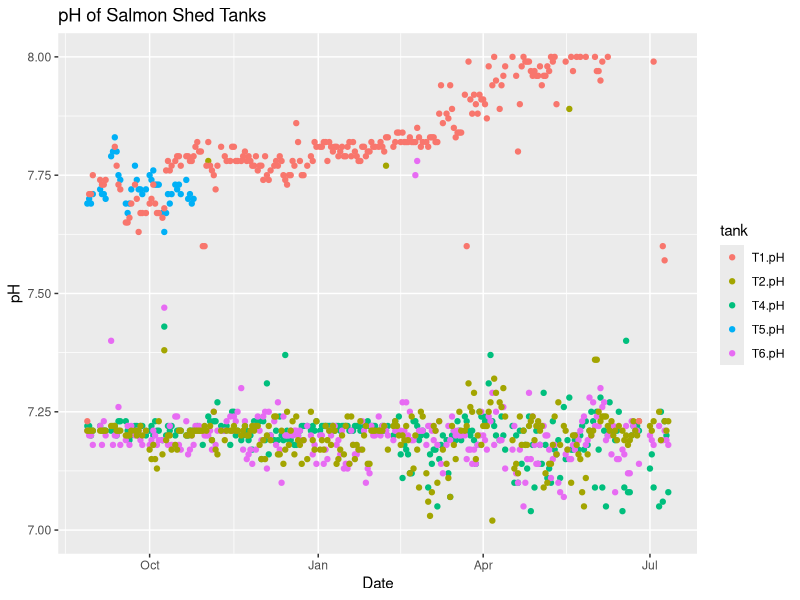
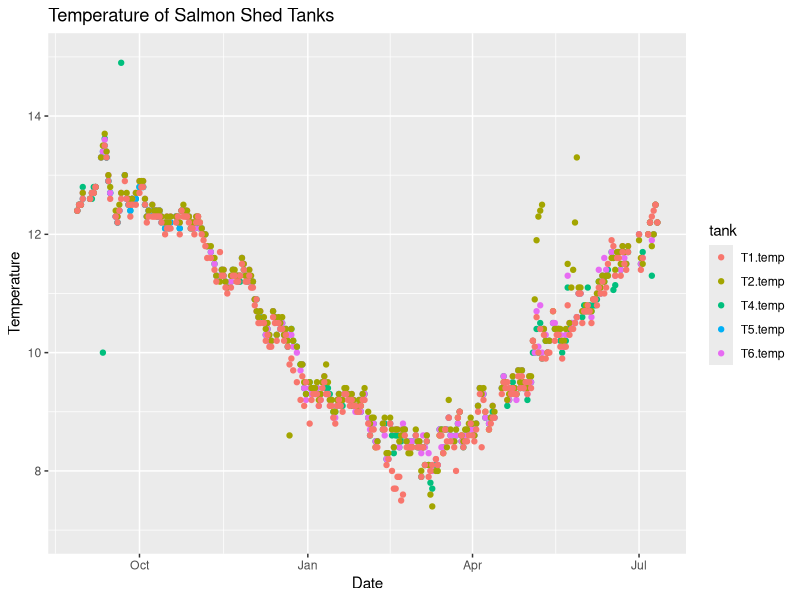
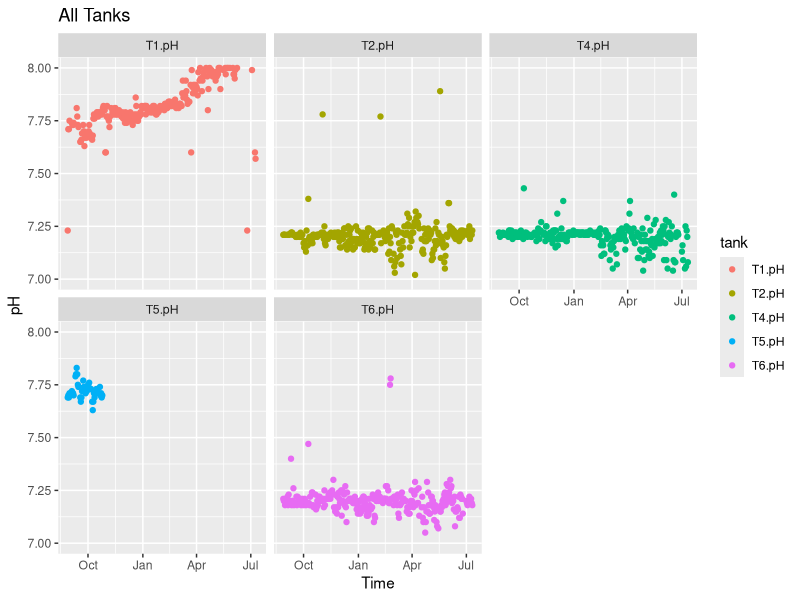
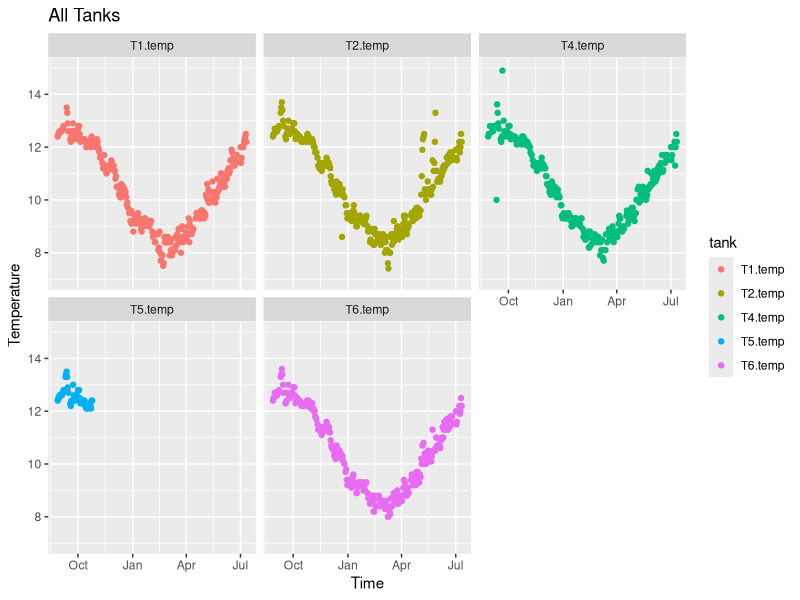

Write R code to recreate these figures, in order.
## ---- chunk 1
#libraries
library(ggplot2)
library(dplyr)
library(tidyr)
## ---- chunk 2
#read in csv file
setwd("C:/Users/Danielle.Perez/Documents/2018 crabs/Crab Data Management/Juveniles")
d <- read.csv("2018 SS UDA Log.csv", 
                stringsAsFactors=FALSE,  header = TRUE)
#View(d)
## ---- chunk 3
#Use tidyr to gather data neatly by tank
g <- gather(d, key="tank", value="value",T4.pH:T1.temp, na.rm = TRUE)
#View(g)
## ---- chunk 4
#Change DateTime format so R is happy
str(d)
g$NewDate <- as.POSIXct(strptime(g$Date, "%m/%e/%Y"))
## ---- chunk 5
# Subset temp and pH
pHdata<-subset(g, tank=="T1.pH" | tank=="T2.pH" | tank=="T4.pH" | tank=="T5.pH"| tank=="T6.pH")
tempdata<-subset(g, tank=="T1.temp" | tank=="T2.temp" | tank=="T4.temp" | tank=="T5.temp"| tank=="T6.temp")

#Make tank factor, temp numeric
pHdata$value<-as.numeric(pHdata$value)
tempdata$value<-as.numeric(tempdata$value)
## ---- chunk 6
#Pretty scatter plot of all Tanks
p <- ggplot(pHdata, aes(NewDate, value ))  + geom_point(aes(colour = tank))
p + ggtitle("pH of Salmon Shed Tanks") + xlab("Date") + ylab("pH") + ylim(c(7,8))

p <- ggplot(tempdata, aes(NewDate, value))  + geom_point(aes(colour = tank))
p + ggtitle("Temperature of Salmon Shed Tanks") + xlab("Date") + ylab("Temperature") + ylim(c(7, 15))
## ---- chunk 7
#Cool facetwrap graph
p <- ggplot(pHdata, aes(NewDate, value, colour = tank)) + 
   geom_point() + ggtitle("All Tanks") + xlab("Time") + ylab("pH") +  ylim(c(7, 8)) +
   facet_wrap(~ tank)
p

p <- ggplot(tempdata, aes(NewDate, value, colour = tank)) + 
   geom_point() + ggtitle("All Tanks") + xlab("Time") + ylab("Temperature") +  ylim(c(7, 15)) +
   facet_wrap(~ tank)
p
## ---- chunk 8
#Calcuate mean and standard deviation for each Tank
pH_Avg <- tapply(pHdata$value, (pHdata$tank), mean)
pH_Std <- tapply(pHdata$value, (pHdata$tank), sd)
Temp_Avg <- tapply(tempdata$value, (tempdata$tank), mean)
Temp_Std <- tapply(tempdata$value, (tempdata$tank), sd)
Tank_Stats <- cbind(pH_Avg, pH_Std, Temp_Avg, Temp_Std)
colnames(Tank_Stats) [1:4] <-c("Average temp", "Temp SD", "Average pH", "pH SD")
View(Tank_Stats)
